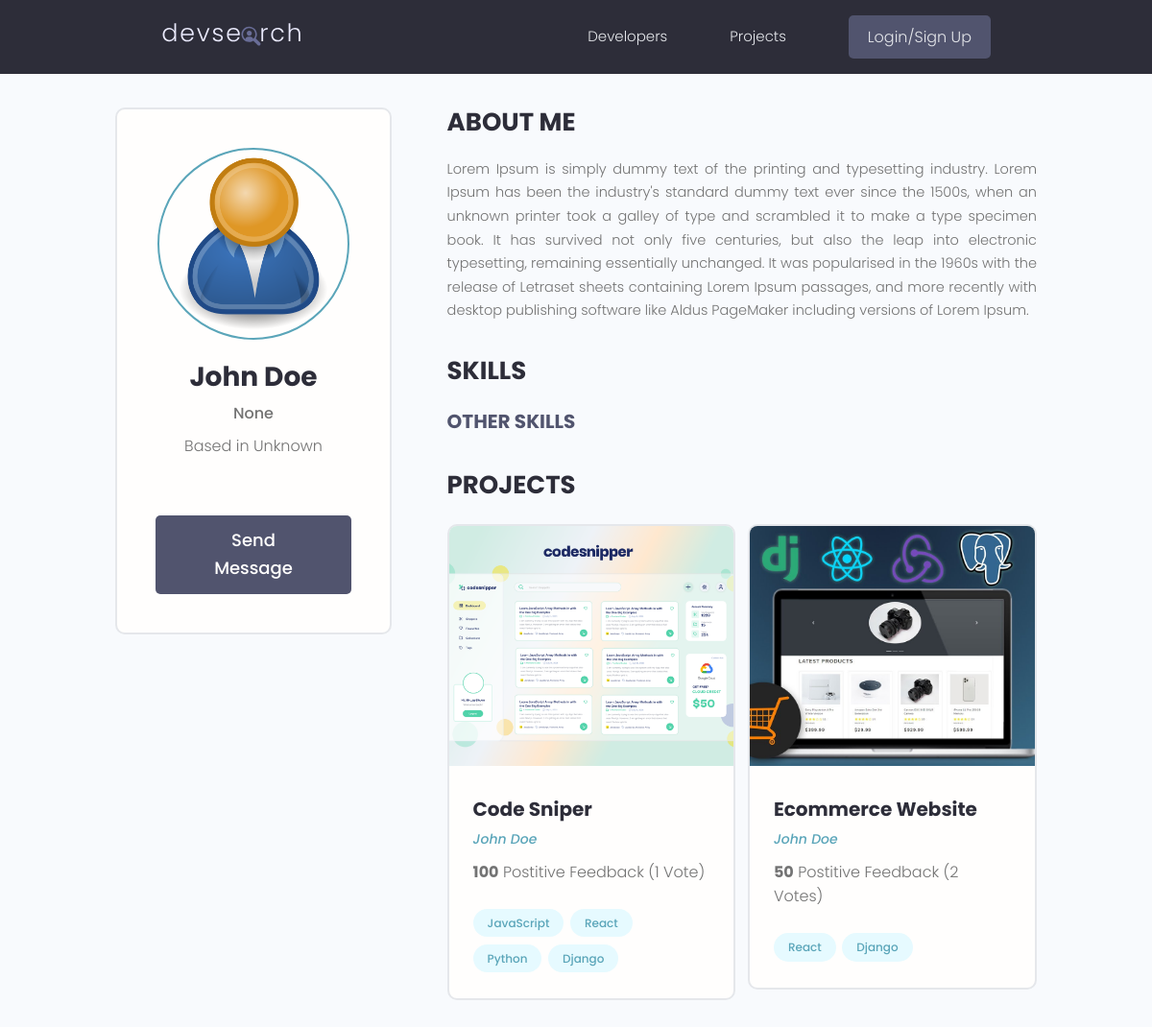
Screenshot of /profile/971b74a0-e51c-4ed4-95e4-c2477479c5cc with the database file from the repository.
### users/models.py (models this page shows, shortened)
class Profile(models.Model) :
    user = models.OneToOneField(User, on_delete=models.CASCADE,null=True,blank=True)
    name=models.CharField(max_length=200,blank=True,null=True)
    email=models.EmailField(max_length=500, blank=True,null=True)
    username=models.CharField(max_length=200,blank=True,null=True)
    location=models.CharField(max_length=200,blank=True,null=True)
    short_intro=models.CharField(max_length=200,blank=True,null=True)
    bio = models.TextField(blank=True,null=True )
    profile_image=models.ImageField(null=True,blank=True,upload_to='profiles/',default="profiles/user-default.png")
    social_github=models.CharField(max_length=200,blank=True,null=True)
    social_twitter=models.CharField(max_length=200,blank=True,null=True)
    social_linkedin=models.CharField(max_length=200,blank=True,null=True)
    social_youtube=models.CharField(max_length=200,blank=True,null=True)
    social_website=models.CharField(max_length=200,blank=True,null=True)
    created=models.DateTimeField(auto_now_add=True)
    id=models.UUIDField(default=uuid.uuid4,unique=True,primary_key=True,editable=False)
    class Meta :
        ordering = ['created']
    @property
    def imageURL(self) :
        try :
            url = self.profile_image.url
        except :
            url=''
        return url

### projects/models.py (models this page shows, shortened)
class Project(models.Model) :
    owner=models.ForeignKey(Profile, null=True,blank=True, on_delete=models.CASCADE)
    title= models.CharField(max_length=200)
    description=models.TextField(null=True, blank=True)
    featured_image=models.ImageField(null=True, blank=True,default="default.jpg")
    demo_link = models.CharField(max_length=2000, null=True,blank=True)
    source_link = models.CharField(max_length=2000,null=True,blank=True)
    tags=models.ManyToManyField('Tag', blank=True)
    vote_total=models.IntegerField(default=0,null=True,blank=True)
    vote_ratio=models.IntegerField(default=0,null=True,blank=True)
    created=models.DateTimeField(auto_now_add=True)
    id=models.UUIDField(default=uuid.uuid4,unique=True, primary_key=True,editable=False)
    class Meta :
        ordering = ['-vote_ratio','-vote_total','title'] # will give oldest first
    @property
    def imageURL(self) :
        try :
            url = self.featured_image.url
        except :
            url=''
        return url

class Tag(models.Model) :
    name=models.CharField(max_length=300)
    created=models.DateTimeField(auto_now_add=True)
    id=models.UUIDField(default=uuid.uuid4,unique=True, primary_key=True,editable=False)
    def __str__(self):
        return self.name

### users/views.py (the view)
# urls.py: path('profile/<str:pk>', views.userProfile,name="user-profile"),
def userProfile(request,pk) :
    profile=Profile.objects.get(id=pk)
    topskills = profile.skill_set.exclude(description__exact="") #accessing the child model skill and filter all skills that is not empty
    otherskills=profile.skill_set.filter(description="")
    context={'profile':profile,'topskills':topskills,'otherskills':otherskills}
    return render(request,'users/user-profile.html',context)

### users/templates/users/user-profile.html (shortened to what this page needs)
{% extends 'main.html' %}
{% block content %}
  <main class="profile my-md">
    <div class="container">
      <div class="layout">
        <div class="column column--1of3">
          <div class="card text-center">
            <div class="card__body dev">
              <img class="avatar avatar--xl" src="{{profile.imageURL}}" />
              <h2 class="dev__name">{{profile.name}}
              </h2>
              <p class="dev__title">{{profile.short_intro}}</p>
              <p class="dev__location">Based in {{profile.location}}</p>
              {% if request.user.profile.id != profile.id %}
              <a href="{% url 'create-message' profile.id %}" class="btn btn--sub btn--lg">Send Message </a>
              {% endif %}
            </div>
          </div>
        </div>
        <div class="column column--2of3">
          <div class="devInfo">
            <h3 class="devInfo__title">About Me</h3>
            <p class="devInfo__about">{{profile.bio}}
            </p>
          </div>
          <div class="devInfo">
            <h3 class="devInfo__title">Skills</h3>
            <div class="devInfo__skills">
              <h3 class="devInfo__subtitle">Other Skills</h3>
            </div>
          </div>
          <div class="devInfo">
            <h3 class="devInfo__title">Projects</h3>
            <div class="grid grid--two">
            {% for project in profile.project_set.all %}
              <div class="column">
                <div class="card project">
                  <a href="{%url 'project' project.id %}" class="project">
                    <img class="project__thumbnail" src="{{project.imageURL}}" alt="project thumbnail" />
                    <div class="card__body">
                      <h3 class="project__title">{{project.title}}</h3>
                      <p><a class="project__author" href="#">{{project.owner.name}}</a></p>
                      <p class="project--rating">
                        <span style="font-weight: bold;">{{project.vote_ratio}}</span> Postitive
                        Feedback ({{project.vote_total}} Vote{{project.vote_total|pluralize:"s"}})
                      </p>
                      <div class="project__tags">
                        {% for tag in project.tags.all %}
                        <span class="tag tag--pill tag--main">
                          <small>{{tag}}</small>
                        </span>
                        {% endfor %}
                      </div>
                    </div>
                  </a>
                </div>
              </div>
              {% endfor %}
            </div>
          </div>
        </div>
      </div>
    </div>
  </main>
{% endblock %}

### static/styles/app.css (style rules this page uses)
:root { --color-sub: #2d2d39; }
.btn--sub { background-color: var(--color-sub-light); }
.card { border: 2px solid var(--color-light); }
img { width: 100%; }
.profile .card > .dev { padding: 4rem; }
.dev__name { color: var(--color-sub); font-size: 2.8rem; font-weight: 700; margin-top: 1rem; margin-bottom: 0.5rem; }
.dev__title { font-size: 1.6rem; font-weight: 500; line-height: 1.3; }
.dev__location { margin-top: 1rem; }
.devInfo { margin-bottom: 3rem; }
.devInfo__title, .devInfo__subtitle { font-size: 2.6rem; color: var(--color-sub); text-transform: uppercase; font-weight: 700; margin-bottom: 1.5rem; }
.devInfo__subtitle { font-size: 2rem; color: var(--color-sub-light); }
.devInfo__about, .devSkill__info { font-size: 1.45rem; line-height: 1.7; text-align: justify; }
.project__author { font-size: 1.4rem; font-style: italic; }
.project--rating { margin-bottom: 1.6em; margin-top: .5em; }
.project__thumbnail { height: 25rem; object-fit: cover; object-position: top center; }
.project__title { font-size: 2rem; font-weight: 700; color: var(--color-sub); }

### static/uikit/styles/modules/_variables.css (style rules this page uses)
:root { --color-main: #5aa5b9; --color-main-light: #e6faff; --color-sub: #3f4156; --color-sub-light: #51546e; --color-sub-lighter: #ededfd; --color-text: #737373; --color-gray: #8b8b8b; --color-light: #e5e7eb; --color-light-gray: #767676; --color-bg: #f8fafd; --color-white: #fffefd; --color-white-light: #f3f3f3; --color-success: #359e64; --color-success-bg: #def8e8; --color-error: #fc4b0b; --color-error-bg: #fff2ee; --font-base: 'Poppins', arial, helvetica, 'Segoe UI', roboto, ubuntu, sans-serif; --font-monospace: 'Fira Code', 'Courier New', courier, monospace; --font-regular: 300; --font-medium: 500; --font-bold: 700; --generic-shadow: 1px 1px 5px #00000010; --generic-transition: all 0.3s ease-in-out; }

### static/uikit/styles/modules/_base.css (style rules this page uses)
* { margin: 0; padding: 0; box-sizing: border-box; text-rendering: optimizeLegibility; color: inherit; font-size: inherit; }
html { font-size: 50%; }
@media only screen and (min-width: 480px) { html { font-size: 56.25%; } }
@media only screen and (min-width: 1200px) { html { font-size: 62.5%; } }
body { line-height: 1.6; font-weight: 400; font-size: 1.5rem; color: var(--color-text); background-color: var(--color-bg); min-height: 100vh; }

### static/uikit/styles/modules/_typography.css (style rules this page uses)
* { font-family: var(--font-base); }
h2 { font-size: 3.6rem; font-weight: var(--font-bold); }
h3 { font-size: 3.2rem; font-weight: var(--font-medium); }
p, span, strong { font-size: 1.6rem; color: var(--color-text); font-weight: var(--font-regular); }
a { padding-bottom: 2px; text-decoration: none; display: inline-block; color: var(--color-main); font-weight: var(--font-medium); }

### static/uikit/styles/modules/_utilities.css (style rules this page uses)
.container { width: 92%; max-width: 165rem; margin: 0 auto; box-sizing: border-box; }
@media screen and (min-width: 1000px) { .container { width: 90%; } }
@media screen and (min-width: 1200px) { .container { width: 80%; } }
.text-center { text-align: center; }
.my-md { margin: 3rem auto; }

### static/uikit/styles/modules/_avatar.css (style rules this page uses)
.avatar { border-radius: 50%; border: 2px solid var(--color-main); object-fit: cover; }
.avatar--xl { height: 20rem; width: 20rem; }

### static/uikit/styles/modules/_button.css (style rules this page uses)
.btn { display: inline-block; position: relative; cursor: pointer; background-color: var(--color-light); font-weight: var(--font-medium); color: var(--color-sub); text-decoration: none; padding: 1rem 2rem; border-radius: 0.5rem; border: none; width: -webkit-fit-content; width: -moz-fit-content; width: fit-content; height: -webkit-fit-content; height: -moz-fit-content; height: fit-content; font-size: 1.6rem; outline-width: 0; outline-color: transparent; -webkit-backface-visibility: hidden; backface-visibility: hidden; transition: all 0.3s ease-in-out; }
.btn--sub { background-color: var(--color-sub); color: var(--color-white); }
.btn--lg { font-size: 1.8rem; padding: 1.2rem 4.5rem; }

### static/uikit/styles/modules/_card.css (style rules this page uses)
.card { border-radius: 1rem; background-color: var(--color-white); border: 1.5px solid var(--color-light); width: auto; height: auto; margin-top: 0.5rem; margin-bottom: 0.5rem; overflow: hidden; }
.card__body, .card__header { padding: 2rem 2.5rem; }

### static/uikit/styles/modules/_grid.css (style rules this page uses)
.grid { display: flex; flex-wrap: wrap; justify-content: flex-start; align-items: stretch; }
.grid > .column { min-width: 28rem; margin-bottom: 2.5rem; }
.grid--two > .column { flex-basis: 100%; }
@media screen and (min-width: 800px) { .grid--two { margin-right: -2%; } }
@media screen and (min-width: 800px) { .grid--two > .column { margin-right: 2%; } }
@media screen and (min-width: 800px) { .grid--two > .column { flex-basis: 48%; } }

### rows the page displays
Profile: imageURL (placeholder picture), name "John Doe", short_intro "None", location "Unknown", bio "Lorem Ipsum is simply dummy text of the printing and typesetting industry. Lorem Ipsum has been the industry's standard dummy text ever since the 1500s, when an unknown printer took a galley of type and scrambled it to make a type specimen book. It has survived not only five centuries, but also the leap into electronic typesetting, remaining essentially unchanged. It was popularised in the 1960s with the release of Letraset sheets containing Lorem Ipsum passages, and more recently with desktop publishing software like Aldus PageMaker including versions of Lorem Ipsum."
Project: imageURL (picture), title "Code Sniper", owner.name "John Doe", vote_ratio "100", vote_total "1"
Tag: name "JavaScript"
Tag: name "React"
Tag: name "Python"
Tag: name "Django"
Project: imageURL (picture), title "Ecommerce Website", owner.name "John Doe", vote_ratio "50", vote_total "2"
